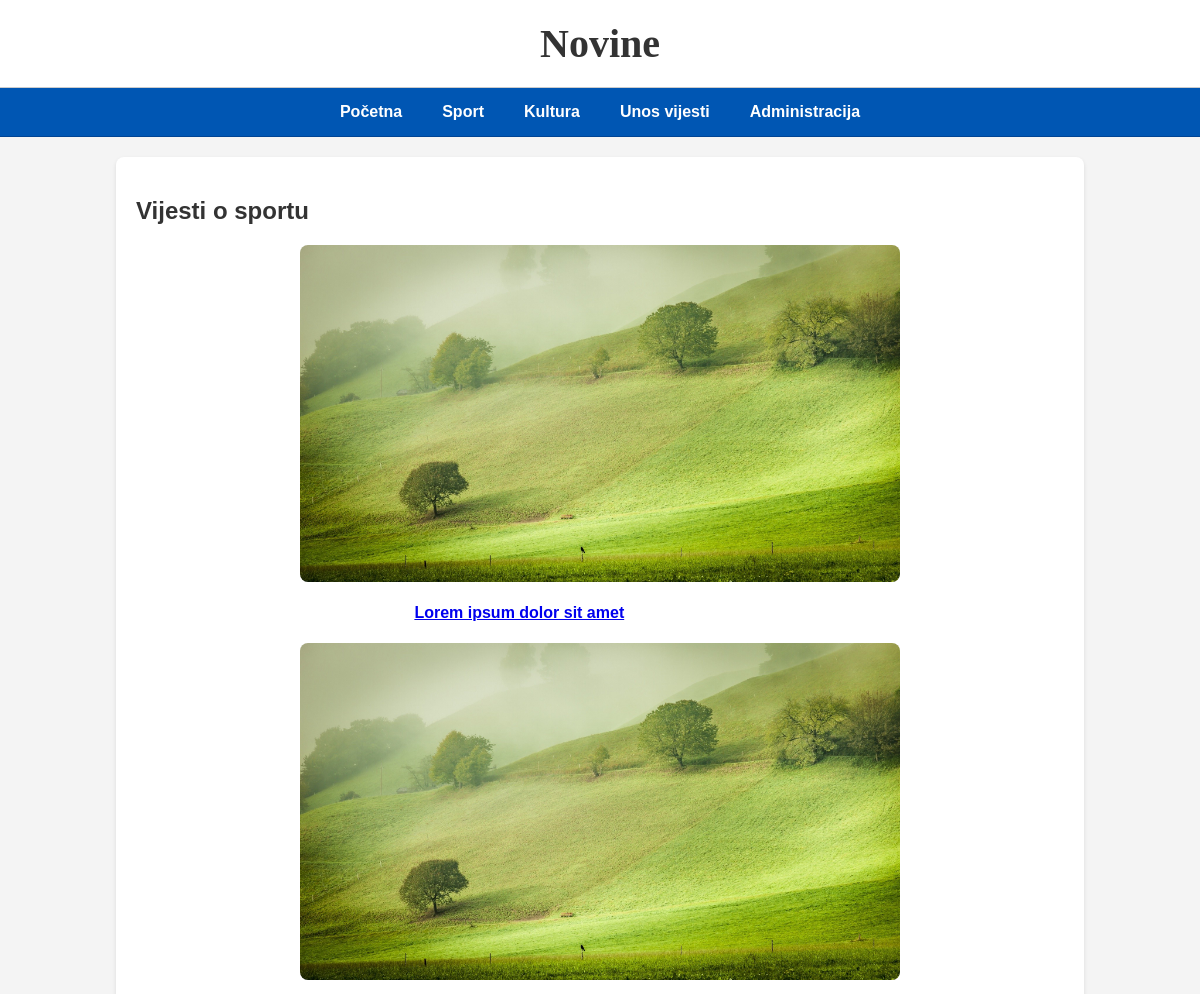
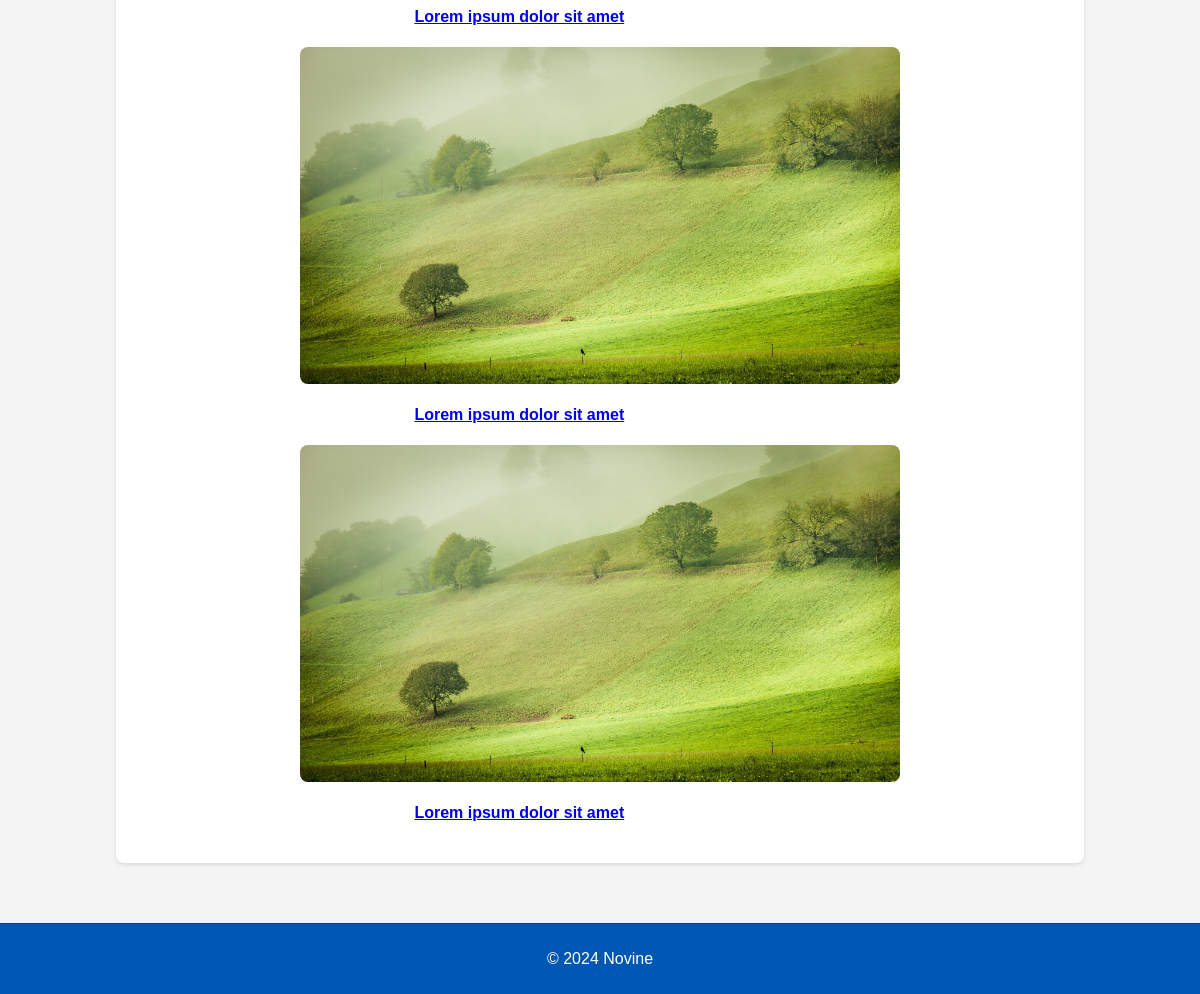
The page /stranica/sport.php on the database its author committed (2 pictures, top to bottom).
### tables this page shows
CREATE TABLE `vijesti` (
  `id` int(11) NOT NULL,
  `datum` date DEFAULT NULL,
  `naslov` varchar(255) DEFAULT NULL,
  `sazetak` varchar(255) DEFAULT NULL,
  `tekst` text DEFAULT NULL,
  `slika` varchar(255) DEFAULT NULL,
  `kategorija` varchar(50) DEFAULT NULL,
  `arhiva` tinyint(1) DEFAULT NULL
);

### stranica/sport.php (the view, shortened to what this page needs)
<?php
include 'connect.php';
?>
<!DOCTYPE html>
<html lang="hr">
<head>
    <link rel="stylesheet" type="text/css" href="style.css">
</head>
<body>
<header>
    <h1>Novine</h1>
    </header>
    <nav>
        <ul>
            <li><a href="index.php">Početna</a></li>
            <li><a href="sport.php">Sport</a></li>
            <li><a href="kultura.php">Kultura</a></li>
            <li><a href="unos.php">Unos vijesti</a></li>
            <li><a href="administrator.php">Administracija</a></li>
        </ul>
    </nav>
    <div class="container">
        <div class="content">
        <h2>Vijesti o sportu</h2>
        <?php
                $query = "SELECT * FROM vijesti WHERE arhiva=0 AND kategorija='sport' ORDER BY id DESC";
                $result = mysqli_query($dbc, $query);
                while($row = mysqli_fetch_array($result)) {
                    echo '<article>';
                    echo '<div class="article">';
                    echo '<img src="' . UPLPATH . $row['slika'] . '"class = sport_img>';
                    echo '<div class="media_body">';
                    echo '<h4 class="title-kategorija">';
                    echo '<a href="clanak.php?id='.$row['id'].'">';
                    echo $row['naslov'];
                    echo '</a></h4>';
                    echo '</div></div>';
                    echo '</article>';
                }
                ?>
        </div>
    </div>
    <footer>
        <p>© 2024 Novine</p>
    </footer>
</body>
</html>

### stranica/style.css (style rules this page uses)
body { font-family: Arial, sans-serif; margin: 0; padding: 0; background-color: #f4f4f4; color: #333; }
header { text-align: center; padding: 20px 0; background-color: #fff; border-bottom: 1px solid #ccc; box-shadow: 0 2px 4px rgba(0,0,0,0.1); }
header h1 { margin: 0; font-family: 'Times New Roman', Times, serif; font-size: 2.5em; }
nav { display: flex; justify-content: center; background-color: #0056b3; border-bottom: 1px solid #004494; }
nav ul { list-style: none; padding: 0; margin: 0; display: flex; }
nav li { margin: 0; }
nav a { text-decoration: none; color: white; padding: 15px 20px; display: block; font-weight: bold; transition: background-color 0.3s ease; }
.container { display: flex; justify-content: center; padding: 20px; }
.content { width: 80%; background-color: #fff; padding: 20px; box-shadow: 0 2px 4px rgba(0,0,0,0.1); border-radius: 8px; }
footer { text-align: center; padding: 10px 0; background-color: #0056b3; color: white; margin-top: 40px; border-top: 1px solid #004494; }
.sport_img { width: 100%; height: auto; max-width: 600px; display: block; margin: 0 auto; border-radius: 8px; }
.title-kategorija { width: 70%; margin-left: 30%; }

### rows shown on the page
vijesti: slika (picture), naslov "Lorem ipsum dolor sit amet"
vijesti: slika (picture), naslov "Lorem ipsum dolor sit amet"
vijesti: slika (picture), naslov "Lorem ipsum dolor sit amet"
vijesti: slika (picture), naslov "Lorem ipsum dolor sit amet"
